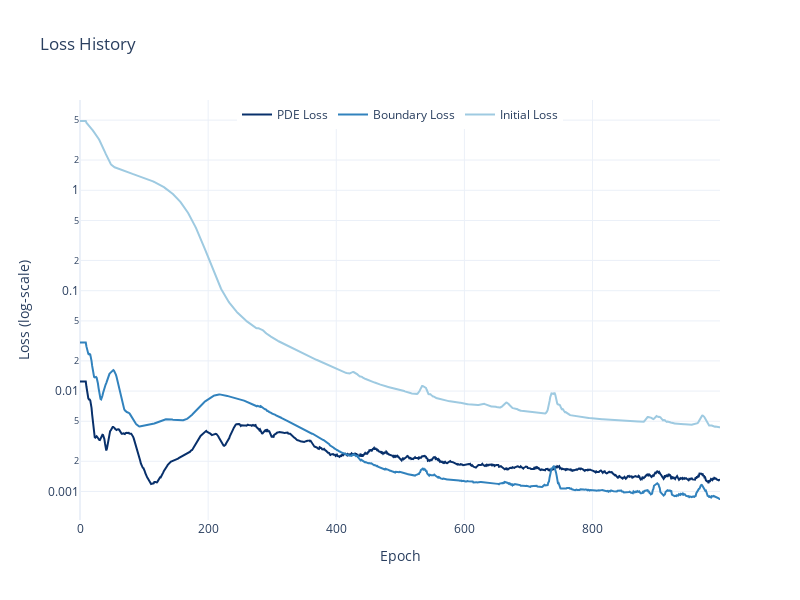

Notebook code for this chart:
### Code cell
with_ra = trainer.closure.get_state()
plot_loss(with_ra, smooth=True, smooth_window=10)

with_ra_results = compare_with_mc(model, params, n_prices=200,
                          n_simulations=10_000, dtype=dtype, device=device, seed=42)['l2_rel_error']
print("L2 Error: ", with_ra_results*100)

### Figure 1 — Plotly figure (JSON) as saved in the notebook; plotly's stock layout.template omitted (floating-point values rounded to 4 significant figures; data arrays with more than 128 entries replaced by an {"elided": "..."} marker saying what was removed)
{"data": [{"line": {"color": "#08306B"}, "mode": "lines", "name": "PDE Loss", "type": "scatter", "x": {"elided": "1000 int values"}, "y": {"elided": "1000 float values"}}, {"line": {"color": "#3182BD"}, "mode": "lines", "name": "Boundary Loss", "type": "scatter", "x": {"elided": "1000 int values"}, "y": {"elided": "1000 float values"}}, {"line": {"color": "#9ECAE1"}, "mode": "lines", "name": "Initial Loss", "type": "scatter", "x": {"elided": "1000 int values"}, "y": {"elided": "1000 float values"}}], "layout": {"height": 600, "legend": {"orientation": "h", "x": 0.5, "xanchor": "center", "y": 1, "yanchor": "top"}, "title": {"text": "Loss History"}, "width": 800, "xaxis": {"title": {"text": "Epoch"}}, "yaxis": {"title": {"text": "Loss (log‑scale)"}, "type": "log"}}}
